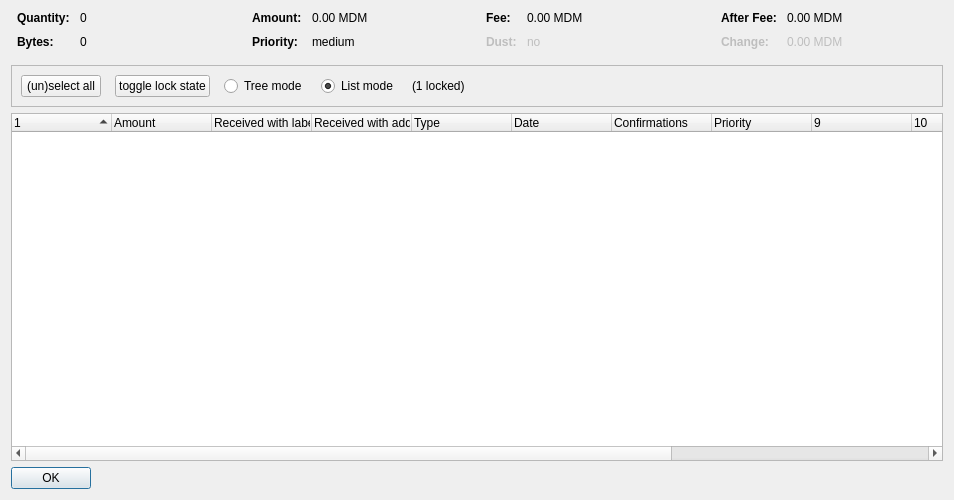
<?xml version="1.0" encoding="UTF-8"?>
<ui version="4.0">
 <class>CoinControlDialog</class>
 <widget class="QDialog" name="CoinControlDialog">
  <property name="geometry">
   <rect>
    <x>0</x>
    <y>0</y>
    <width>954</width>
    <height>500</height>
   </rect>
  </property>
  <property name="windowTitle">
   <string>Coin Selection</string>
  </property>
  <layout class="QVBoxLayout" name="verticalLayout">
   <item>
    <layout class="QHBoxLayout" name="horizontalLayoutTop" stretch="0,0,0,0">
     <property name="topMargin">
      <number>0</number>
     </property>
     <property name="bottomMargin">
      <number>10</number>
     </property>
     <item>
      <layout class="QFormLayout" name="formLayoutCoinControl1">
       <property name="horizontalSpacing">
        <number>10</number>
       </property>
       <property name="verticalSpacing">
        <number>10</number>
       </property>
       <property name="leftMargin">
        <number>6</number>
       </property>
       <property name="rightMargin">
        <number>6</number>
       </property>
       <item row="0" column="0">
        <widget class="QLabel" name="labelCoinControlQuantityText">
         <property name="font">
          <font>
           <weight>75</weight>
           <bold>true</bold>
          </font>
         </property>
         <property name="text">
          <string>Quantity:</string>
         </property>
        </widget>
       </item>
       <item row="0" column="1">
        <widget class="QLabel" name="labelCoinControlQuantity">
         <property name="cursor">
          <cursorShape>IBeamCursor</cursorShape>
         </property>
         <property name="contextMenuPolicy">
          <enum>Qt::ActionsContextMenu</enum>
         </property>
         <property name="text">
          <string notr="true">0</string>
         </property>
         <property name="textInteractionFlags">
          <set>Qt::LinksAccessibleByMouse|Qt::TextSelectableByKeyboard|Qt::TextSelectableByMouse</set>
         </property>
        </widget>
       </item>
       <item row="1" column="0">
        <widget class="QLabel" name="labelCoinControlBytesText">
         <property name="font">
          <font>
           <weight>75</weight>
           <bold>true</bold>
          </font>
         </property>
         <property name="text">
          <string>Bytes:</string>
         </property>
        </widget>
       </item>
       <item row="1" column="1">
        <widget class="QLabel" name="labelCoinControlBytes">
         <property name="cursor">
          <cursorShape>IBeamCursor</cursorShape>
         </property>
         <property name="contextMenuPolicy">
          <enum>Qt::ActionsContextMenu</enum>
         </property>
         <property name="text">
          <string notr="true">0</string>
         </property>
         <property name="textInteractionFlags">
          <set>Qt::LinksAccessibleByMouse|Qt::TextSelectableByKeyboard|Qt::TextSelectableByMouse</set>
         </property>
        </widget>
       </item>
      </layout>
     </item>
     <item>
      <layout class="QFormLayout" name="formLayoutCoinControl2">
       <property name="horizontalSpacing">
        <number>10</number>
       </property>
       <property name="verticalSpacing">
        <number>10</number>
       </property>
       <property name="leftMargin">
        <number>6</number>
       </property>
       <property name="rightMargin">
        <number>6</number>
       </property>
       <item row="0" column="0">
        <widget class="QLabel" name="labelCoinControlAmountText">
         <property name="font">
          <font>
           <weight>75</weight>
           <bold>true</bold>
          </font>
         </property>
         <property name="text">
          <string>Amount:</string>
         </property>
        </widget>
       </item>
       <item row="0" column="1">
        <widget class="QLabel" name="labelCoinControlAmount">
         <property name="cursor">
          <cursorShape>IBeamCursor</cursorShape>
         </property>
         <property name="contextMenuPolicy">
          <enum>Qt::ActionsContextMenu</enum>
         </property>
         <property name="text">
          <string notr="true">0.00 MDM</string>
         </property>
         <property name="textInteractionFlags">
          <set>Qt::LinksAccessibleByMouse|Qt::TextSelectableByKeyboard|Qt::TextSelectableByMouse</set>
         </property>
        </widget>
       </item>
       <item row="1" column="0">
        <widget class="QLabel" name="labelCoinControlPriorityText">
         <property name="font">
          <font>
           <weight>75</weight>
           <bold>true</bold>
          </font>
         </property>
         <property name="text">
          <string>Priority:</string>
         </property>
        </widget>
       </item>
       <item row="1" column="1">
        <widget class="QLabel" name="labelCoinControlPriority">
         <property name="cursor">
          <cursorShape>IBeamCursor</cursorShape>
         </property>
         <property name="contextMenuPolicy">
          <enum>Qt::ActionsContextMenu</enum>
         </property>
         <property name="text">
          <string>medium</string>
         </property>
         <property name="textInteractionFlags">
          <set>Qt::LinksAccessibleByMouse|Qt::TextSelectableByKeyboard|Qt::TextSelectableByMouse</set>
         </property>
        </widget>
       </item>
      </layout>
     </item>
     <item>
      <layout class="QFormLayout" name="formLayoutCoinControl3">
       <property name="horizontalSpacing">
        <number>10</number>
       </property>
       <property name="verticalSpacing">
        <number>10</number>
       </property>
       <property name="leftMargin">
        <number>6</number>
       </property>
       <property name="rightMargin">
        <number>6</number>
       </property>
       <item row="0" column="0">
        <widget class="QLabel" name="labelCoinControlFeeText">
         <property name="font">
          <font>
           <weight>75</weight>
           <bold>true</bold>
          </font>
         </property>
         <property name="text">
          <string>Fee:</string>
         </property>
        </widget>
       </item>
       <item row="0" column="1">
        <widget class="QLabel" name="labelCoinControlFee">
         <property name="cursor">
          <cursorShape>IBeamCursor</cursorShape>
         </property>
         <property name="contextMenuPolicy">
          <enum>Qt::ActionsContextMenu</enum>
         </property>
         <property name="text">
          <string notr="true">0.00 MDM</string>
         </property>
         <property name="textInteractionFlags">
          <set>Qt::LinksAccessibleByMouse|Qt::TextSelectableByKeyboard|Qt::TextSelectableByMouse</set>
         </property>
        </widget>
       </item>
       <item row="1" column="0">
        <widget class="QLabel" name="labelCoinControlLowOutputText">
         <property name="enabled">
          <bool>false</bool>
         </property>
         <property name="font">
          <font>
           <weight>75</weight>
           <bold>true</bold>
          </font>
         </property>
         <property name="text">
          <string>Dust:</string>
         </property>
        </widget>
       </item>
       <item row="1" column="1">
        <widget class="QLabel" name="labelCoinControlLowOutput">
         <property name="enabled">
          <bool>false</bool>
         </property>
         <property name="cursor">
          <cursorShape>IBeamCursor</cursorShape>
         </property>
         <property name="contextMenuPolicy">
          <enum>Qt::ActionsContextMenu</enum>
         </property>
         <property name="text">
          <string>no</string>
         </property>
         <property name="textInteractionFlags">
          <set>Qt::LinksAccessibleByMouse|Qt::TextSelectableByKeyboard|Qt::TextSelectableByMouse</set>
         </property>
        </widget>
       </item>
      </layout>
     </item>
     <item>
      <layout class="QFormLayout" name="formLayoutCoinControl4">
       <property name="horizontalSpacing">
        <number>10</number>
       </property>
       <property name="verticalSpacing">
        <number>10</number>
       </property>
       <property name="leftMargin">
        <number>6</number>
       </property>
       <property name="rightMargin">
        <number>6</number>
       </property>
       <item row="0" column="0">
        <widget class="QLabel" name="labelCoinControlAfterFeeText">
         <property name="font">
          <font>
           <weight>75</weight>
           <bold>true</bold>
          </font>
         </property>
         <property name="text">
          <string>After Fee:</string>
         </property>
        </widget>
       </item>
       <item row="0" column="1">
        <widget class="QLabel" name="labelCoinControlAfterFee">
         <property name="cursor">
          <cursorShape>IBeamCursor</cursorShape>
         </property>
         <property name="contextMenuPolicy">
          <enum>Qt::ActionsContextMenu</enum>
         </property>
         <property name="text">
          <string notr="true">0.00 MDM</string>
         </property>
         <property name="textInteractionFlags">
          <set>Qt::LinksAccessibleByMouse|Qt::TextSelectableByKeyboard|Qt::TextSelectableByMouse</set>
         </property>
        </widget>
       </item>
       <item row="1" column="0">
        <widget class="QLabel" name="labelCoinControlChangeText">
         <property name="enabled">
          <bool>false</bool>
         </property>
         <property name="font">
          <font>
           <weight>75</weight>
           <bold>true</bold>
          </font>
         </property>
         <property name="text">
          <string>Change:</string>
         </property>
        </widget>
       </item>
       <item row="1" column="1">
        <widget class="QLabel" name="labelCoinControlChange">
         <property name="enabled">
          <bool>false</bool>
         </property>
         <property name="cursor">
          <cursorShape>IBeamCursor</cursorShape>
         </property>
         <property name="contextMenuPolicy">
          <enum>Qt::ActionsContextMenu</enum>
         </property>
         <property name="text">
          <string notr="true">0.00 MDM</string>
         </property>
         <property name="textInteractionFlags">
          <set>Qt::LinksAccessibleByMouse|Qt::TextSelectableByKeyboard|Qt::TextSelectableByMouse</set>
         </property>
        </widget>
       </item>
      </layout>
     </item>
    </layout>
   </item>
   <item>
    <widget class="QFrame" name="frame">
     <property name="minimumSize">
      <size>
       <width>0</width>
       <height>40</height>
      </size>
     </property>
     <property name="frameShape">
      <enum>QFrame::StyledPanel</enum>
     </property>
     <property name="frameShadow">
      <enum>QFrame::Sunken</enum>
     </property>
     <layout class="QHBoxLayout" name="horizontalLayout">
      <item>
       <layout class="QHBoxLayout" name="horizontalLayoutPanel" stretch="0,0,0,0,0,0">
        <property name="spacing">
         <number>14</number>
        </property>
        <item>
         <widget class="QPushButton" name="pushButtonSelectAll">
          <property name="sizePolicy">
           <sizepolicy hsizetype="Maximum" vsizetype="Fixed">
            <horstretch>0</horstretch>
            <verstretch>0</verstretch>
           </sizepolicy>
          </property>
          <property name="text">
           <string>(un)select all</string>
          </property>
          <property name="autoDefault">
           <bool>false</bool>
          </property>
         </widget>
        </item>
        <item>
         <widget class="QPushButton" name="pushButtonToggleLock">
          <property name="sizePolicy">
           <sizepolicy hsizetype="Maximum" vsizetype="Fixed">
            <horstretch>0</horstretch>
            <verstretch>0</verstretch>
           </sizepolicy>
          </property>
          <property name="text">
           <string>toggle lock state</string>
          </property>
          <property name="autoDefault">
           <bool>false</bool>
          </property>
         </widget>
        </item>
        <item>
         <widget class="QRadioButton" name="radioTreeMode">
          <property name="sizePolicy">
           <sizepolicy hsizetype="Maximum" vsizetype="Fixed">
            <horstretch>0</horstretch>
            <verstretch>0</verstretch>
           </sizepolicy>
          </property>
          <property name="text">
           <string>Tree mode</string>
          </property>
         </widget>
        </item>
        <item>
         <widget class="QRadioButton" name="radioListMode">
          <property name="sizePolicy">
           <sizepolicy hsizetype="Maximum" vsizetype="Fixed">
            <horstretch>0</horstretch>
            <verstretch>0</verstretch>
           </sizepolicy>
          </property>
          <property name="text">
           <string>List mode</string>
          </property>
          <property name="checked">
           <bool>true</bool>
          </property>
         </widget>
        </item>
        <item>
         <widget class="QLabel" name="labelLocked">
          <property name="text">
           <string>(1 locked)</string>
          </property>
         </widget>
        </item>
        <item>
         <spacer name="horizontalSpacer">
          <property name="orientation">
           <enum>Qt::Horizontal</enum>
          </property>
          <property name="sizeHint" stdset="0">
           <size>
            <width>40</width>
            <height>20</height>
           </size>
          </property>
         </spacer>
        </item>
       </layout>
      </item>
     </layout>
    </widget>
   </item>
   <item>
    <widget class="CoinControlTreeWidget" name="treeWidget">
     <property name="contextMenuPolicy">
      <enum>Qt::CustomContextMenu</enum>
     </property>
     <property name="sortingEnabled">
      <bool>false</bool>
     </property>
     <property name="columnCount">
      <number>13</number>
     </property>
     <attribute name="headerShowSortIndicator" stdset="0">
      <bool>true</bool>
     </attribute>
     <attribute name="headerStretchLastSection">
      <bool>false</bool>
     </attribute>
     <column>
      <property name="text">
       <string/>
      </property>
     </column>
     <column>
      <property name="text">
       <string>Amount</string>
      </property>
     </column>
     <column>
      <property name="text">
       <string>Received with label</string>
      </property>
     </column>
     <column>
      <property name="text">
       <string>Received with address</string>
      </property>
     </column>
     <column>
      <property name="text">
       <string>Type</string>
      </property>
     </column>
     <column>
      <property name="text">
       <string>Date</string>
      </property>
     </column>
     <column>
      <property name="text">
       <string>Confirmations</string>
      </property>
      <property name="toolTip">
       <string>Confirmed</string>
      </property>
     </column>
     <column>
      <property name="text">
       <string>Priority</string>
      </property>
     </column>
     <column>
      <property name="text">
       <string/>
      </property>
     </column>
     <column>
      <property name="text">
       <string/>
      </property>
     </column>
     <column>
      <property name="text">
       <string/>
      </property>
     </column>
     <column>
      <property name="text">
       <string/>
      </property>
     </column>
     <column>
      <property name="text">
       <string/>
      </property>
     </column>
    </widget>
   </item>
   <item>
    <widget class="QDialogButtonBox" name="buttonBox">
     <property name="sizePolicy">
      <sizepolicy hsizetype="Maximum" vsizetype="Fixed">
       <horstretch>0</horstretch>
       <verstretch>0</verstretch>
      </sizepolicy>
     </property>
     <property name="orientation">
      <enum>Qt::Horizontal</enum>
     </property>
     <property name="standardButtons">
      <set>QDialogButtonBox::Ok</set>
     </property>
    </widget>
   </item>
  </layout>
 </widget>
 <customwidgets>
  <customwidget>
   <class>CoinControlTreeWidget</class>
   <extends>QTreeWidget</extends>
   <header>coincontroltreewidget.h</header>
  </customwidget>
 </customwidgets>
 <resources/>
 <connections/>
</ui>
